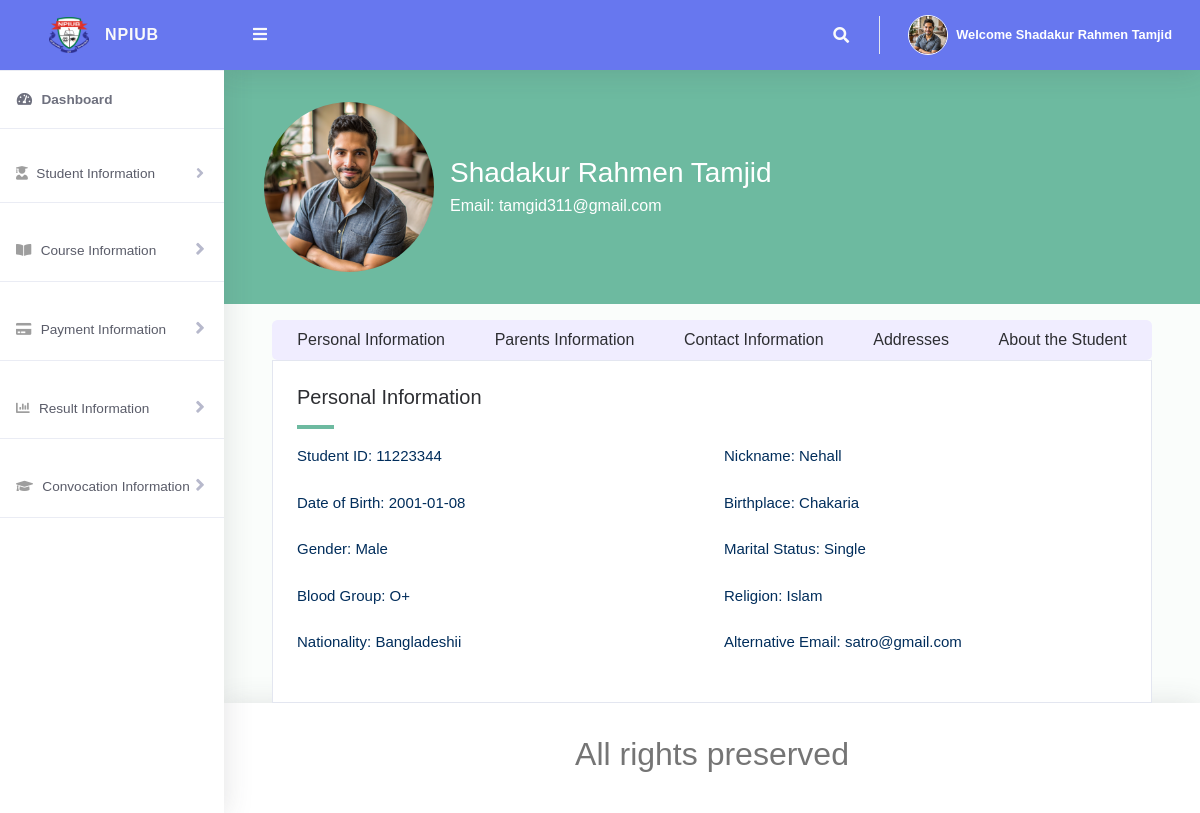
The app's page /Student/viewStudentProfile.php (signed in) with its own data.
### tables this page shows
CREATE TABLE `student` (
  `id` int(11) NOT NULL,
  `studentId` varchar(50) NOT NULL,
  `studentPassword` varchar(50) NOT NULL,
  `firstName` varchar(50) NOT NULL,
  `middleName` varchar(50) NOT NULL,
  `lastName` varchar(50) NOT NULL,
  `nickName` varchar(50) NOT NULL,
  `dob` varchar(50) NOT NULL,
  `birthPlace` varchar(100) NOT NULL,
  `gender` varchar(10) NOT NULL,
  `maritalStatus` varchar(20) NOT NULL,
  `bloodGroup` varchar(10) NOT NULL,
  `religion` varchar(50) NOT NULL,
  `nationality` varchar(30) NOT NULL,
  `nationalId` varchar(50) NOT NULL,
  `passportNo` varchar(50) NOT NULL,
  `socialNetworkId` varchar(50) NOT NULL,
  `IM` varchar(50) NOT NULL,
  `aboutStudent` text NOT NULL,
  `mobileNo` varchar(20) NOT NULL,
  `presentMobile` varchar(20) NOT NULL,
  `permanentMobile` varchar(20) NOT NULL,
  `email` varchar(50) NOT NULL,
  `alternativeEmail` varchar(50) NOT NULL,
  `imageUrl` varchar(100) NOT NULL,
  `presentAddress` varchar(100) NOT NULL,
  `presentPostOffice` varchar(30) NOT NULL,
  `presentPoliceStation` varchar(30) NOT NULL,
  `presentDistrictCity` varchar(30) NOT NULL,
  `presentDivisionState` varchar(30) NOT NULL,
  `presentCountry` varchar(30) NOT NULL,
  `presentZipCode` varchar(30) NOT NULL,
  `permanentAddress` varchar(100) NOT NULL,
  `permanentPostOffice` varchar(30) NOT NULL,
  `permanentPoliceStation` varchar(30) NOT NULL,
  `permanentDistrictCity` varchar(30) NOT NULL,
  `permanentDivisionState` varchar(30) NOT NULL,
  `permanentCountry` varchar(30) NOT NULL,
  `permanentZipCode` varchar(30) NOT NULL,
  `hostelAddress` varchar(100) NOT NULL,
  `messAddress` varchar(100) NOT NULL,
  `otherAddress` varchar(100) NOT NULL,
  `fatherName` varchar(50) NOT NULL,
  `fatherContactNo` varchar(20) NOT NULL,
  `fatherOccupation` varchar(50) NOT NULL,
  `fatherDesignation` varchar(30) NOT NULL,
  `fatherEmployerName` varchar(50) NOT NULL,
  `fatherAnnualIncome` varchar(10) NOT NULL,
  `motherName` varchar(50) NOT NULL,
  `motherContactNo` varchar(20) NOT NULL,
  `motherOccupation` varchar(50) NOT NULL,
  `motherDesignation` varchar(30) NOT NULL,
  `motherEmployerName` varchar(50) NOT NULL,
  `motherAnnualIncome` varchar(10) NOT NULL,
  `parentAddress` varchar(100) NOT NULL,
  `localGuardianName` varchar(50) NOT NULL,
  `localGuardianContactNo` varchar(20) NOT NULL,
  `relationWithLocalGuardian` varchar(30) NOT NULL,
  `localGuardianAddress` varchar(50) NOT NULL
);

### Student/viewStudentProfile.php (the view, shortened to what this page needs)
<?php
include '../Includes/dbcon.php';
$studentId = $_SESSION['studentId'];
$query_student_details = "
    SELECT *
    FROM student
    WHERE studentId = '$studentId'
";
$rs_student_details = $conn->query($query_student_details);
if ($rs_student_details->num_rows > 0) {
  $student = $rs_student_details->fetch_assoc();
} else {
  echo "<p class='text-danger'>Student details not found.</p>";
  exit;
}
?>
<!DOCTYPE html>
<html lang="en">
<head>
  <link href="../vendor/fontawesome-free/css/all.min.css" rel="stylesheet" type="text/css">
  <link href="../vendor/bootstrap/css/bootstrap.min.css" rel="stylesheet" type="text/css">
  <link href="css/ruang-admin.min.css" rel="stylesheet">
</head>
<body id="page-top">
  <div id="wrapper">
    <?php include "Includes/sidebar.php"; ?>
    <div id="content-wrapper" class="d-flex flex-column">
      <div id="content">
        <?php include "Includes/topbar.php"; ?>
        <div class="w-100 mx-auto">
          <div class="text-white p-4 d-flex align-items-center" style="background-color: #6dbaa0; min-height: 200px;">
            <div class="ml-3 mt-2 mb-2 mr-3">
              <img src="<?php echo htmlspecialchars('./img/' . ($student['imageUrl'] ?: 'default-profile.png')); ?>"
                alt="Student"
                class="rounded-circle img-fluid"
                style="width: 170px; height: 170px; object-fit: cover;"
                id="student-image">
            </div>
            <div class="flex-grow-1 ps-3 ps-sm-4 ps-md-5">
              <h3 class="fw-bold mb-1" id="student-name">
                <?php echo htmlspecialchars($student['firstName'] . ' ' . $student['middleName'] . ' ' . $student['lastName']); ?>
              </h3>
              <p class="mb-0" id="student-email">Email: <?php echo htmlspecialchars($student['email']); ?></p>
            </div>
          </div>
          <div class="content-container ml-5 mr-5 d-flex flex-column align-items-center">
            <div class="btn-group w-100 mt-3 flex-wrap" role="group" aria-label="Student Information" id="button-group">
              <button class="btn" style="background-color: #f0edff; border: none; height: 40px; color: #2D2E32;"
                onmouseover="this.style.backgroundColor='#b4b2e9'; this.style.color='#ffffff';"
                onmouseout="this.style.backgroundColor='#f0edff'; this.style.color='#2D2E32';"
                onclick="showSection('personal_information')">Personal Information</button>
              <button class="btn" style="background-color: #f0edff; border: none; height: 40px; color: #2D2E32;"
                onmouseover="this.style.backgroundColor='#b4b2e9'; this.style.color='#ffffff';"
                onmouseout="this.style.backgroundColor='#f0edff'; this.style.color='#2D2E32';"
                onclick="showSection('parents_information')">Parents Information</button>
              <button class="btn" style="background-color: #f0edff; border: none; height: 40px; color: #2D2E32;"
                onmouseover="this.style.backgroundColor='#b4b2e9'; this.style.color='#ffffff';"
                onmouseout="this.style.backgroundColor='#f0edff'; this.style.color='#2D2E32';"
                onclick="showSection('contact_information')">Contact Information</button>
              <button class="btn" style="background-color: #f0edff; border: none; height: 40px; color: #2D2E32;"
                onmouseover="this.style.backgroundColor='#b4b2e9'; this.style.color='#ffffff';"
                onmouseout="this.style.backgroundColor='#f0edff'; this.style.color='#2D2E32';"
                onclick="showSection('addresses')">Addresses</button>
              <button class="btn" style="background-color: #f0edff; border: none; height: 40px; color: #2D2E32;"
                onmouseover="this.style.backgroundColor='#b4b2e9'; this.style.color='#ffffff';"
                onmouseout="this.style.backgroundColor='#f0edff'; this.style.color='#2D2E32';"
                onclick="showSection('about_student')">About the Student</button>
            </div>
            <div class="main-content p-4 border bg-white w-100">
              <div id="personal_information" class="section active">
                <h5 class="fw-bold mb-2" style="color: #2D2E32;">Personal Information</h5>
                <hr style="border: 2px solid #6dbaa0; width: 4%; margin-left: 0;">
                <div class="row mb-2" style="color: #002D5B; font-size: 15px;">
                  <div class="col-12 col-md-6">
                    <p>Student ID: <?php echo htmlspecialchars($student['studentId']); ?></p>
                  </div>
                  <div class="col-12 col-md-6">
                    <p>Nickname: <?php echo htmlspecialchars($student['nickName']); ?></p>
                  </div>
                </div>
                <div class="row mb-2" style="color: #002D5B; font-size: 15px;">
                  <div class="col-12 col-md-6">
                    <p>Date of Birth: <?php echo htmlspecialchars($student['dob']); ?></p>
                  </div>
                  <div class="col-12 col-md-6">
                    <p>Birthplace: <?php echo htmlspecialchars($student['birthPlace']); ?></p>
                  </div>
                </div>
                <div class="row mb-2" style="color: #002D5B; font-size: 15px;">
                  <div class="col-12 col-md-6">
                    <p>Gender: <?php echo htmlspecialchars($student['gender']); ?></p>
                  </div>
                  <div class="col-12 col-md-6">
                    <p>Marital Status: <?php echo htmlspecialchars($student['maritalStatus']); ?></p>
                  </div>
                </div>
                <div class="row mb-2" style="color: #002D5B; font-size: 15px;">
                  <div class="col-12 col-md-6">
                    <p>Blood Group: <?php echo htmlspecialchars($student['bloodGroup']); ?></p>
                  </div>
                  <div class="col-12 col-md-6">
                    <p>Religion: <?php echo htmlspecialchars($student['religion']); ?></p>
                  </div>
                </div>
                <div class="row mb-2" style="color: #002D5B; font-size: 15px;">
                  <div class="col-12 col-md-6">
                    <p>Nationality: <?php echo htmlspecialchars($student['nationality']); ?></p>
                  </div>
                  <div class="col-12 col-md-6">
                    <p>Alternative Email: <?php echo htmlspecialchars($student['alternativeEmail']); ?></p>
                  </div>
                </div>
              </div>
            </div>
          </div>
          <?php include "Includes/footer.php"; ?>
        </div>
      </div>
    </div>
</body>
</html>

### Student/Includes/sidebar.php (shortened to what this page needs)
<ul class="navbar-nav sidebar sidebar-light accordion" id="accordionSidebar">
  <a class="sidebar-brand d-flex align-items-center justify-content-center" href="index.php" style="background-color: #6777EF;">
    <div class="sidebar-brand-icon">
      <img src="../img/logo.jpg">
    </div>
    <div class="sidebar-brand-text mx-3">NPIUB</div>
  </a>
  <hr class="sidebar-divider my-0">
  <li class="nav-item active">
    <a class="nav-link" href="index.php">
      <i class="fas fa-fw fa-tachometer-alt"></i>
      <span>Dashboard</span></a>
  </li>
  <hr class="sidebar-divider">
  <li class="nav-item">
    <a class="nav-link collapsed text-dark" href="#" data-toggle="collapse" data-target="#collapseBootstrap1"
      aria-expanded="true" aria-controls="collapseBootstrap1 style=" font-size: larger;">
      <i class="fas fa-user-graduate"></i>
      <span>Student Information</span>
    </a>
  </li>
  <hr class="sidebar-divider">
  <li class="nav-item">
    <a class="nav-link collapsed text-dark" href="#" data-toggle="collapse" data-target="#collapseBootstrap2"
      aria-expanded="true" aria-controls="collapseBootstrap2" style="font-size: larger;">
      <i class="fas fa-book-open"></i>
      <span>Course Information</span>
    </a>
  </li>
  <hr class="sidebar-divider">
  <li class="nav-item">
    <a class="nav-link collapsed text-dark" href="#" data-toggle="collapse" data-target="#collapseBootstrap3"
      aria-expanded="true" aria-controls="collapseBootstrap3" style="font-size: larger;">
      <i class="fas fa-credit-card"></i>
      <span>Payment Information</span>
    </a>
  </li>
  <hr class="sidebar-divider">
  <li class="nav-item">
    <a class="nav-link collapsed text-dark" href="#" data-toggle="collapse" data-target="#collapseBootstrap4"
      aria-expanded="true" aria-controls="collapseBootstrap4" style="font-size: larger;">
      <i class="fas fa-chart-bar"></i>
      <span>Result Information</span>
    </a>
  </li>
  <hr class="sidebar-divider">
  <li class="nav-item">
    <a class="nav-link collapsed text-dark" href="#" data-toggle="collapse" data-target="#collapseBootstrap5"
      aria-expanded="true" aria-controls="collapseBootstrap5" style="font-size: larger;">
      <i class="fas fa-graduation-cap"></i>
      <span>Convocation Information</span>
    </a>
  </li>
  <hr class="sidebar-divider">
</ul>

### Student/Includes/topbar.php (shortened to what this page needs)
<?php
$query = "SELECT * FROM student WHERE id = " . $_SESSION['userId'] . "";
$rs = $conn->query($query);
$rows = $rs->fetch_assoc();
$fullName = $rows['firstName'] . " " . $rows['middleName'] . " " . $rows['lastName'];
$imageUrl = $rows['imageUrl'];
?>
<nav class="navbar navbar-expand navbar-light topbar static-top" style="background-color: #6777EF;">
  <button id="sidebarToggleTop" class="btn btn-link rounded-circle mr-3">
    <i class="fa fa-bars"></i>
  </button>
  <ul class="navbar-nav ml-auto">
    <li class="nav-item dropdown no-arrow">
      <a class="nav-link dropdown-toggle" href="#" id="searchDropdown" role="button" data-toggle="dropdown"
        aria-haspopup="true" aria-expanded="false">
        <i class="fas fa-search fa-fw"></i>
      </a>
    </li>
    <li class="nav-item dropdown no-arrow">
      <a class="nav-link dropdown-toggle" href="#" id="userDropdown" role="button" data-toggle="dropdown"
        aria-haspopup="true" aria-expanded="false">
        <img src="<?php echo htmlspecialchars('./img/' . ($imageUrl ?: 'default-profile.png')); ?>"
          alt="Profile Picture"
          class="img-profile rounded-circle"
          style="width: 40px; height: 40px; object-fit: cover;">
        <span class="ml-2 d-none d-lg-inline text-white small"><b>Welcome <?php echo $fullName; ?></b></span>
      </a>
    </li>
  </ul>
</nav>

### Student/Includes/footer.php
<footer class="sticky-footer bg-white">
  <div class="container my-auto">
    <div class="copyright text-center my-auto">
      <h2>All rights preserved</h2>
    </div>
  </div>
</footer>

### Student/viewStudentProfile.php (style rules this page uses)
body { font-family: Arial, sans-serif; }
.section { display: none; }
.section.active { display: block; }

### records on screen
student: imageUrl (picture), fullName "Shadakur Rahmen Tamjid", firstName+middleName+lastName "Shadakur Rahmen Tamjid", email "tamgid311@gmail.com", studentId "11223344", nickName "Nehall", dob "2001-01-08", birthPlace "Chakaria", gender "Male", maritalStatus "Single", bloodGroup "O+", religion "Islam", nationality "Bangladeshii", alternativeEmail "satro@gmail.com"
